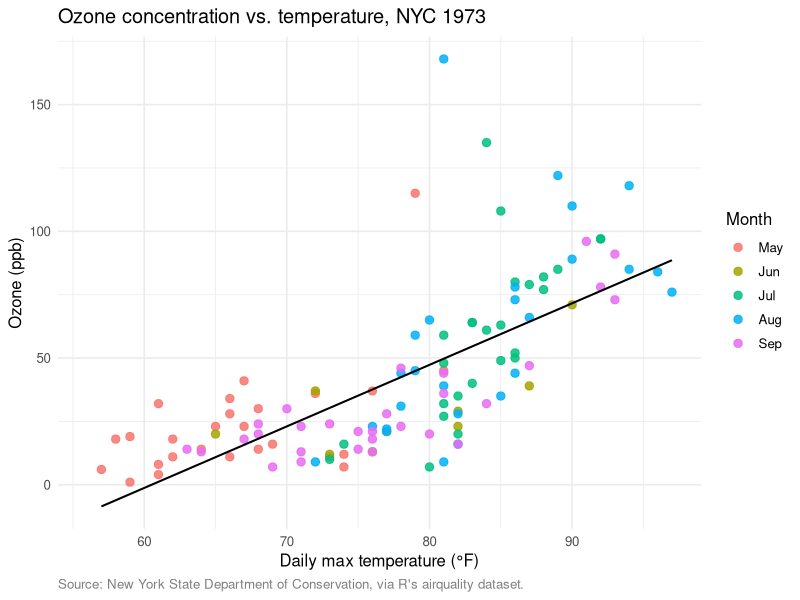
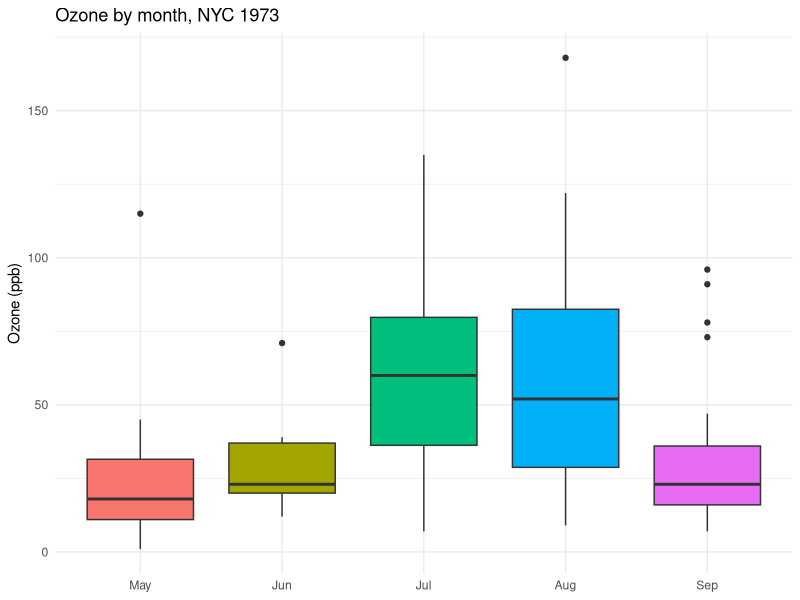
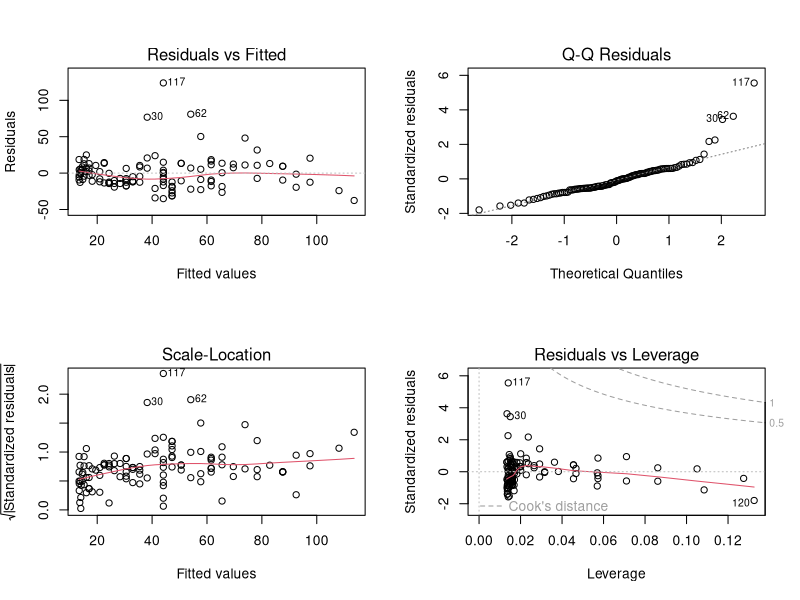
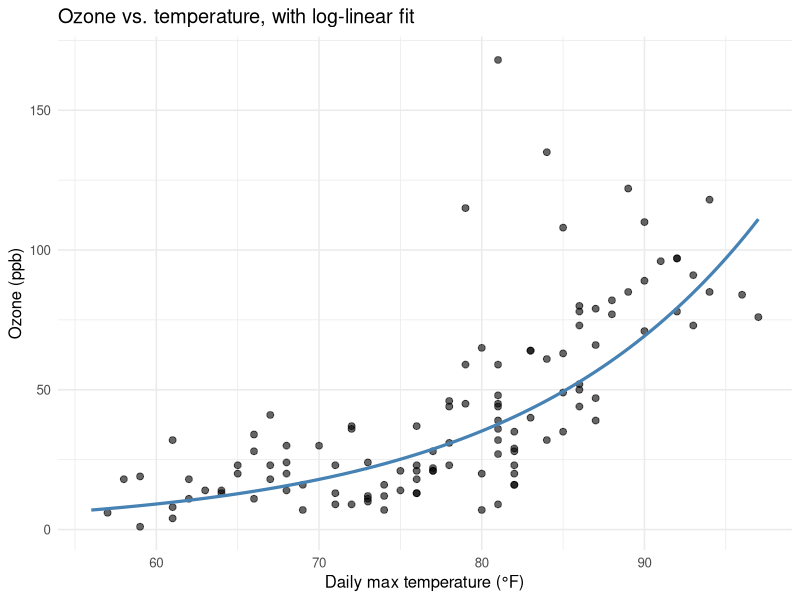

Write R code to recreate these figures, in order.
## ---- chunk 1
knitr::opts_chunk$set(
  comment = "#>",
  message = FALSE,
  warning = FALSE,
  fig.width = 6.5,
  fig.height = 4.2,
  dpi = 100
)
options(scipen = 999, digits = 4)
## ---- chunk 2
library(dplyr)
library(tidyr)
library(ggplot2)

aq <- airquality |>
  tibble::as_tibble() |>
  mutate(
    date = as.Date(paste("1973", Month, Day, sep = "-")),
    Month = factor(Month,
      levels = 5:9,
      labels = c("May", "Jun", "Jul", "Aug", "Sep")
    )
  )

aq
## ---- chunk 3
summary(aq)

aq |>
  summarise(across(everything(), ~ sum(is.na(.x))))
## ---- chunk 4
ggplot(aq, aes(x = Temp, y = Ozone, color = Month)) +
  geom_point(size = 2.5, alpha = 0.85) +
  geom_smooth(method = "lm", se = FALSE, color = "black", linewidth = 0.7) +
  labs(
    title = "Ozone concentration vs. temperature, NYC 1973",
    x = "Daily max temperature (°F)",
    y = "Ozone (ppb)",
    color = "Month",
    caption = "Source: New York State Department of Conservation, via R's airquality dataset."
  ) +
  theme_minimal(base_size = 12) +
  theme(plot.caption = element_text(color = "grey50", hjust = 0))
## ---- chunk 5
ggplot(aq, aes(x = Month, y = Ozone, fill = Month)) +
  geom_boxplot() +
  labs(
    title = "Ozone by month, NYC 1973",
    x = NULL, y = "Ozone (ppb)"
  ) +
  theme_minimal() +
  theme(legend.position = "none")
## ---- chunk 6
aq |>
  group_by(Month) |>
  summarise(
    n = n(),
    n_missing = sum(is.na(Ozone)),
    mean_ozone = mean(Ozone, na.rm = TRUE),
    median_ozone = median(Ozone, na.rm = TRUE),
    sd_ozone = sd(Ozone, na.rm = TRUE),
    .groups = "drop"
  )
## ---- chunk 7
jul_sep <- aq |> filter(Month %in% c("Jul", "Sep"))
t.test(Ozone ~ Month, data = jul_sep)
## ---- chunk 8
fit_linear <- lm(Ozone ~ Temp, data = aq)
fit_quadratic <- lm(Ozone ~ Temp + I(Temp^2), data = aq)

summary(fit_linear)
summary(fit_quadratic)
## ---- chunk 9
anova(fit_linear, fit_quadratic)
## ---- chunk 10
par(mfrow = c(2, 2))
plot(fit_quadratic)
par(mfrow = c(1, 1))
## ---- chunk 11
fit_log <- lm(log(Ozone) ~ Temp, data = aq)
summary(fit_log)
## ---- chunk 12
pred <- predict(
  fit_log,
  newdata = tibble::tibble(Temp = 90),
  interval = "prediction"
)
exp(pred)
## ---- chunk 13
grid <- tibble::tibble(Temp = seq(min(aq$Temp), max(aq$Temp), length.out = 100))
grid$pred_log <- predict(fit_log, newdata = grid)
grid$pred <- exp(grid$pred_log)

ggplot(aq, aes(x = Temp, y = Ozone)) +
  geom_point(alpha = 0.6, size = 2) +
  geom_line(data = grid, aes(y = pred), color = "steelblue", linewidth = 1.1) +
  labs(
    title = "Ozone vs. temperature, with log-linear fit",
    x = "Daily max temperature (°F)",
    y = "Ozone (ppb)"
  ) +
  theme_minimal(base_size = 12)
